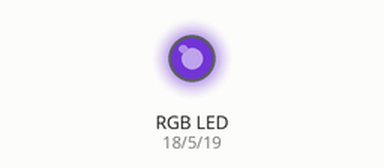
Bench run of a program on a simulated ESP32 board running MicroPython. Parts: an RGB LED mixed from three pins (HIGH = lit). Dim RGB values are drawn brighter than linear; random numbers come from a fixed seed; what the program prints to the serial console is not drawn. At 0.0 s the program stops and its outputs stay as they are.

Above: at 0.1 s.
Timing chart, 0 to 1.5 s (numbered marks = the images above):
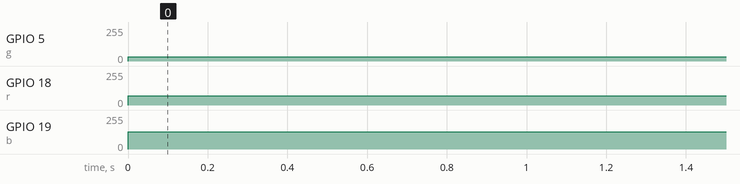

The program:

randomColor.py
```python
from machine import Pin, PWM
from random import randint
r = PWM(Pin(18))
g = PWM(Pin(5))
b = PWM(Pin(19))
def newColor():
    print("New color!")
    r.duty(randint(0, 1023))
    g.duty(randint(0, 1023))
    b.duty(randint(0, 1023))
newColor()
```

Measured:
- by itself, GPIO 5 (g): 0/255 → 32/255 at 0.00 s
- by itself, GPIO 18 (r): 0/255 → 69/255 at 0.00 s
- by itself, GPIO 19 (b): 0/255 → 130/255 at 0.00 s
